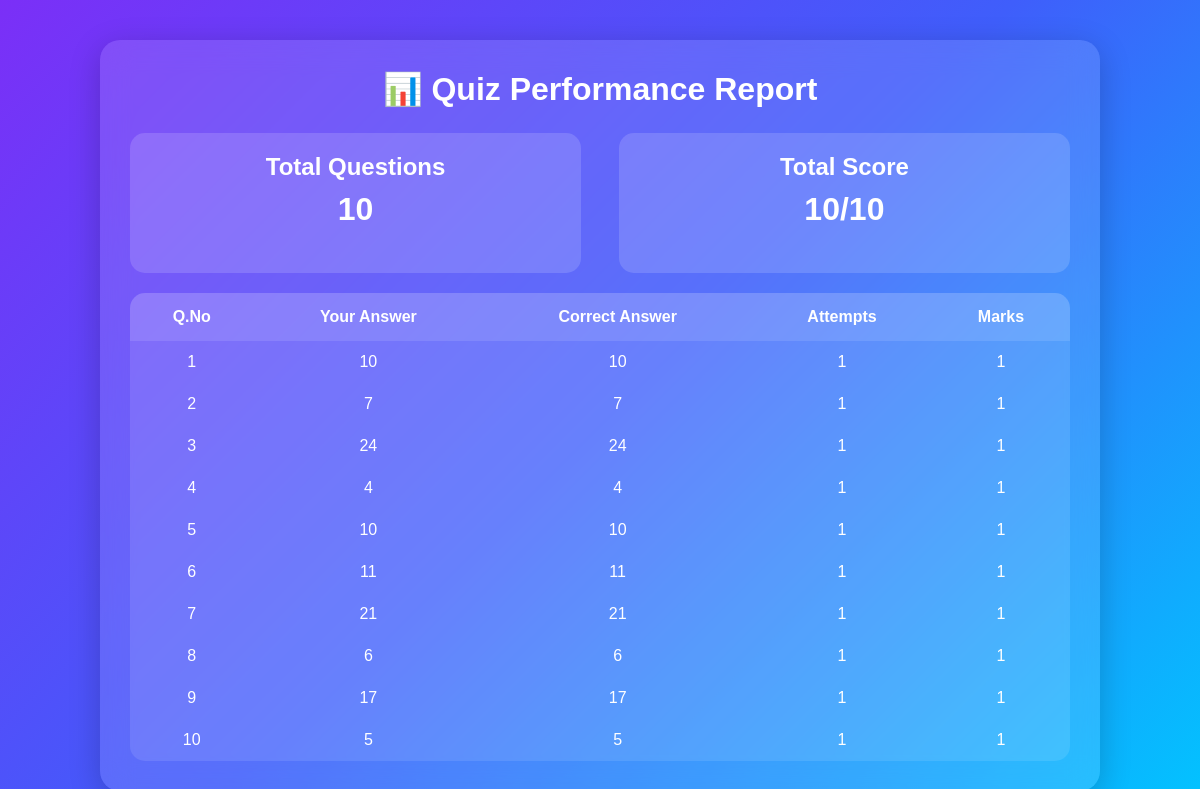
The app's page /results/ with its own data.
### quiz_app/models.py (models this page shows, shortened)
class QuizResult(models.Model):
    question_no = models.IntegerField()
    attempts_used = models.IntegerField()
    marks_scored = models.FloatField()
    correct_answer = models.FloatField(null=True, blank=True)
    user_answer = models.FloatField(null=True, blank=True)

### quiz_app/views.py (the view)
# urls.py: path('results/', views.result_list, name='results'),
def result_list(request):
    results = QuizResult.objects.all()
    total_score = results.aggregate(
        Sum('marks_scored')
    )['marks_scored__sum'] or 0
    return render(
        request,
        "result_list.html",
        {
            "results": results,
            "total_score": total_score
        }
    )

### quiz_app/templates/result_list.html (shortened to what this page needs)
<!DOCTYPE html>
<html>
<head>
</head>
<body>
<div class="container">
    <h1>📊 Quiz Performance Report</h1>
    <div class="top-card">
    <div class="card">
        <h2>Total Questions</h2>
        <h1>{{ results|length }}</h1>
    </div>
    <div class="card">
        <h2>Total Score</h2>
        <h1>{{ total_score|floatformat:"-2" }}/10</h1>
    </div>
</div>
    <table>
        <tr>
            <th>Q.No</th>
            <th>Your Answer</th>
            <th>Correct Answer</th>
            <th>Attempts</th>
            <th>Marks</th>
        </tr>
        {% for r in results %}
        <tr>
            <td>{{ r.question_no }}</td>
            <td>{{ r.user_answer|floatformat:"-2" }}</td>
            <td>{{ r.correct_answer|floatformat:"-2" }}</td>
            <td>{{ r.attempts_used }}</td>
            <td>{{ r.marks_scored|floatformat:"-2" }}</td>
        </tr>
        {% endfor %}
    </table>
</div>
</body>
</html>

### quiz_app/templates/result_list.html (style rules this page uses)
* { margin:0; padding:0; box-sizing:border-box; font-family:Poppins,sans-serif; }
body { min-height:100vh; padding:40px; background:linear-gradient(135deg,#7b2ff7,#3f5efb,#00c6ff); display:flex; justify-content:center; align-items:center; }
.container { width:90%; max-width:1000px; background:rgba(255,255,255,0.12); backdrop-filter:blur(15px); border-radius:20px; padding:30px; box-shadow:0 8px 32px rgba(0,0,0,.2); }
h1 { text-align:center; color:white; margin-bottom:25px; }
table { width:100%; border-collapse:collapse; overflow:hidden; border-radius:15px; }
th { background:rgba(255,255,255,.2); color:white; padding:15px; }
td { background:rgba(255,255,255,.1); color:white; text-align:center; padding:12px; }
.top-card { display:flex; justify-content:space-between; margin-bottom:20px; }
.card { width:48%; padding:20px; border-radius:15px; text-align:center; color:white; background:rgba(255,255,255,.15); }
.card h2 { margin-bottom:10px; }

### records on screen
QuizResult: question_no "1", user_answer "10", correct_answer "10", attempts_used "1", marks_scored "1"
QuizResult: question_no "2", user_answer "7", correct_answer "7", attempts_used "1", marks_scored "1"
QuizResult: question_no "3", user_answer "24", correct_answer "24", attempts_used "1", marks_scored "1"
QuizResult: question_no "4", user_answer "4", correct_answer "4", attempts_used "1", marks_scored "1"
QuizResult: question_no "5", user_answer "10", correct_answer "10", attempts_used "1", marks_scored "1"
QuizResult: question_no "6", user_answer "11", correct_answer "11", attempts_used "1", marks_scored "1"
QuizResult: question_no "7", user_answer "21", correct_answer "21", attempts_used "1", marks_scored "1"
QuizResult: question_no "8", user_answer "6", correct_answer "6", attempts_used "1", marks_scored "1"
QuizResult: question_no "9", user_answer "17", correct_answer "17", attempts_used "1", marks_scored "1"
QuizResult: question_no "10", user_answer "5", correct_answer "5", attempts_used "1", marks_scored "1"

### other values on screen
{{ results|length }} "10"
{{ total_score|floatformat:"-2" }} "10"
